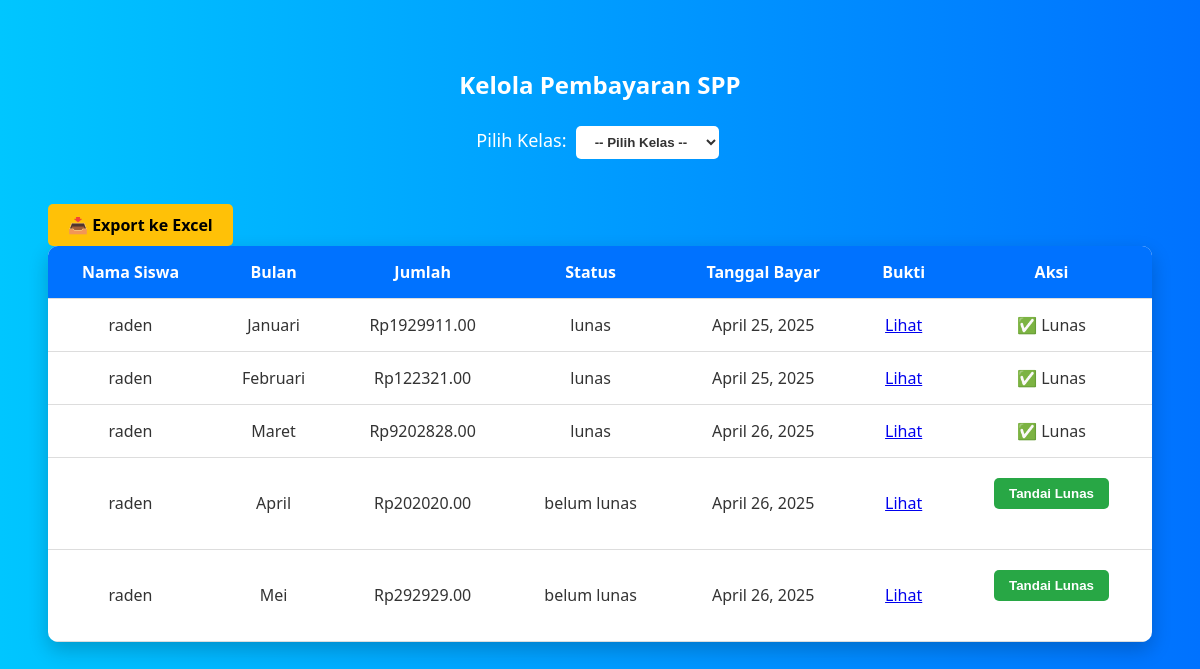
/dashboard-admin/pembayaran/ (signed in), run on an earlier commit of the app's database.
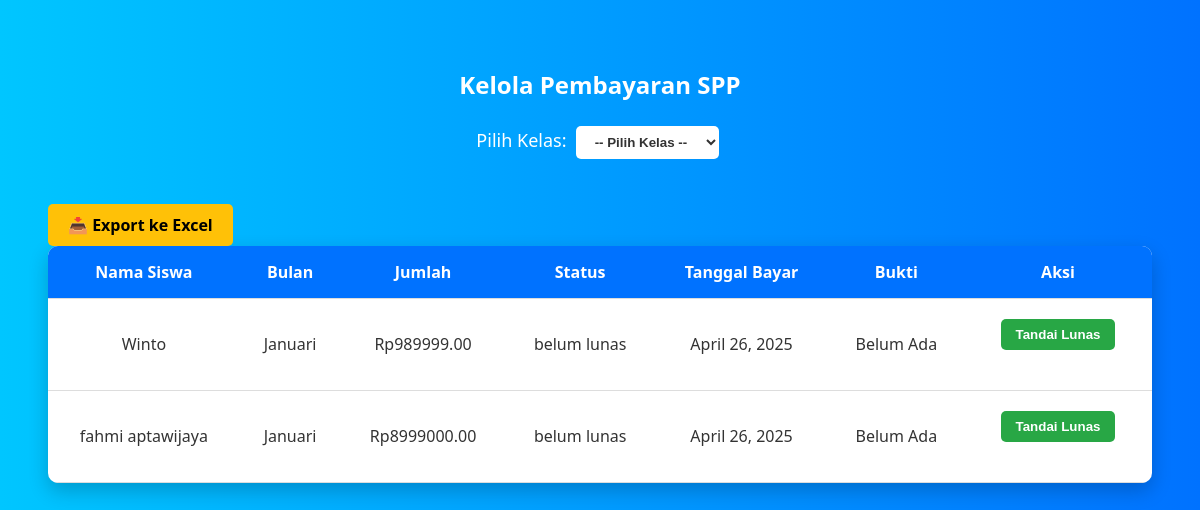
And on a later commit of the database.
### keuangan/models.py (models this page shows, shortened)
class PembayaranSPP(models.Model):
    siswa = models.ForeignKey(Siswa, on_delete=models.CASCADE)
    bulan = models.CharField(max_length=2, choices=BULAN_CHOICES)
    jumlah_bayar = models.DecimalField(max_digits=10, decimal_places=2)
    status_bayar = models.CharField(max_length=20, choices=STATUS_CHOICES, default='belum lunas')
    tanggal_bayar = models.DateField(auto_now_add=True)
    bukti_pembayaran = models.ImageField(upload_to='bukti_pembayaran/', blank=True, null=True)

class Siswa(models.Model):
    user = models.OneToOneField(User, on_delete=models.CASCADE)
    nama = models.CharField(max_length=100)
    kelas = models.CharField(max_length=50)
    no_rekening = models.CharField(max_length=20)

### keuangan/views.py (the view, shortened to what this page needs)
# urls.py: path('dashboard-admin/pembayaran/', views.kelola_pembayaran, name='kelola_pembayaran'),
@login_required
def kelola_pembayaran(request):
    kelas_list = Siswa.objects.values_list('kelas', flat=True).distinct()
    kelas_terpilih = request.GET.get('kelas')
    search_nama = request.GET.get('search_nama')
    pembayaran_list = PembayaranSPP.objects.all()
    if kelas_terpilih:
        pembayaran_list = pembayaran_list.filter(siswa__kelas=kelas_terpilih)
    if search_nama:
        pembayaran_list = pembayaran_list.filter(siswa__nama__icontains=search_nama)
    pembayaran_list = pembayaran_list.order_by('siswa__nama', 'bulan')
    return render(request, 'keuangan/admin/kelola_pembayaran.html', {
        'pembayaran_list': pembayaran_list,
        'kelas_list': kelas_list,
        'kelas_terpilih': kelas_terpilih,
        'search_nama': search_nama,
    })

### keuangan/templates/keuangan/admin/kelola_pembayaran.html (shortened to what this page needs)
<!DOCTYPE html>
<html lang="en">
<head>
</head>
<body>
<h2>Kelola Pembayaran SPP</h2>
<form method="GET">
    <label for="kelas" style="color: white; font-size: 18px;">Pilih Kelas:</label>
    <select name="kelas" id="kelas" onchange="this.form.submit()">
        <option value="">-- Pilih Kelas --</option>
    </select>
</form>
{% if pembayaran_list %}
    <a href="{% url 'export_pembayaran_excel' %}?{% if kelas_terpilih %}kelas={{ kelas_terpilih }}{% endif %}"
       style="margin-top: 20px; display: inline-block; padding: 10px 20px; background: #ffc107; color: black; text-decoration: none; border-radius: 5px; font-weight: bold;">
       📥 Export ke Excel
    </a>
{% endif %}
<table>
    <thead>
        <tr>
            <th>Nama Siswa</th>
            <th>Bulan</th>
            <th>Jumlah</th>
            <th>Status</th>
            <th>Tanggal Bayar</th>
            <th>Bukti</th>
            <th>Aksi</th>
        </tr>
    </thead>
    <tbody>
        {% for bayar in pembayaran_list %}
        <tr>
            <td>{{ bayar.siswa.nama }}</td>
            <td>{{ bayar.get_bulan_display }}</td>
            <td>Rp{{ bayar.jumlah_bayar }}</td>
            <td>{{ bayar.status_bayar }}</td>
            <td>{{ bayar.tanggal_bayar|default:"-" }}</td>
            <td>
                {% if bayar.bukti_pembayaran %}
                    <a href="{{ bayar.bukti_pembayaran.url }}" target="_blank">Lihat</a>
                {% else %}
                    Belum Ada
                {% endif %}
            </td>
            <td>
                {% if bayar.status_bayar == 'belum lunas' %}
                <form method="POST">
                    <button type="submit">Tandai Lunas</button>
                </form>
                {% else %}
                    ✅ Lunas
                {% endif %}
            </td>
        </tr>
        {% empty %}
        <tr>
            <td colspan="7" style="text-align: center;">Tidak ada data pembayaran.</td>
        </tr>
        {% endfor %}
    </tbody>
</table>
</body>
</html>

### keuangan/templates/keuangan/admin/kelola_pembayaran.html (style rules this page uses)
body { font-family: 'Segoe UI', Tahoma, Geneva, Verdana, sans-serif; background: linear-gradient(to right, #00c6ff, #0072ff); color: #333; padding: 40px; animation: fadeIn 1s ease-in-out; }
h2, h3 { text-align: center; color: white; margin-bottom: 20px; }
form { text-align: center; margin-bottom: 20px; }
select, button, a.reset-link { padding: 8px 15px; border-radius: 5px; border: none; font-weight: bold; cursor: pointer; margin: 5px; }
select { background-color: white; color: #333; }
button { background-color: #28a745; color: white; }
table { width: 100%; border-collapse: collapse; background-color: white; border-radius: 10px; overflow: hidden; box-shadow: 0 8px 20px rgba(0,0,0,0.2); animation: slideUp 1s ease-in-out; }
thead { background-color: #0072ff; color: white; }
th, td { padding: 15px; text-align: center; border-bottom: 1px solid #ddd; }

What changed in the data, as far as the page shows it:
removed PembayaranSPP: siswa.nama "raden", bulan "Maret", jumlah_bayar "9202828.00", status_bayar "lunas", tanggal_bayar "April 26, 2025", shows "✅ Lunas"
removed PembayaranSPP: siswa.nama "raden", bulan "April", jumlah_bayar "202020.00", status_bayar "belum lunas", tanggal_bayar "April 26, 2025"
removed PembayaranSPP: siswa.nama "raden", bulan "Mei", jumlah_bayar "292929.00", status_bayar "belum lunas", tanggal_bayar "April 26, 2025"
changed PembayaranSPP: siswa.nama "raden" → "Winto"; jumlah_bayar "1929911.00" → "989999.00"; status_bayar "lunas" → "belum lunas"; tanggal_bayar "April 25, 2025" → "April 26, 2025"; bukti_pembayaran "Lihat" → "Belum Ada"; status_bayar "✅ Lunas" → "Tandai Lunas"
changed PembayaranSPP: siswa.nama "raden" → "fahmi aptawijaya"; bulan "Februari" → "Januari"; jumlah_bayar "122321.00" → "8999000.00"; status_bayar "lunas" → "belum lunas"; tanggal_bayar "April 25, 2025" → "April 26, 2025"; bukti_pembayaran "Lihat" → "Belum Ada"; status_bayar "✅ Lunas" → "Tandai Lunas"
